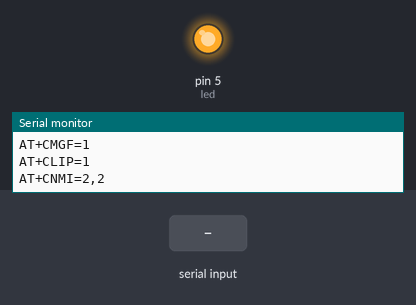
A program run on a simulated Arduino Uno, built with avr-gcc and run on an emulated ATmega328P. Parts: output pins drawn as LEDs (lit = HIGH), the last lines printed to the serial monitor. The inputs (shaded band) are chosen by the test bench.

Above: at 16.3 s.
16.4 s: "OFF" received over Serial
At 18.5 s:
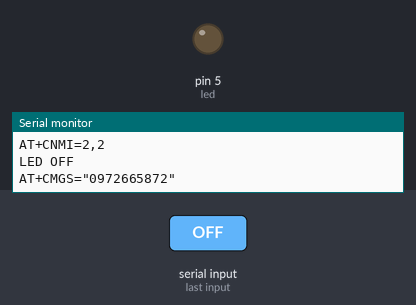
Timing chart, 0 to 20.0 s (numbered marks = the images above; inputs shaded):
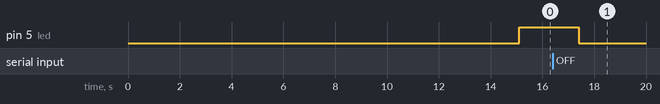

The program:

main.cpp
```cpp
#include "Arduino.h"
#include "String.h"
int led = 5;
String message;
void Gsm_Init();
void Gsm_MakeSMS(String phone,String content); // Calling message function
void serialEvent_GSM();
void setup()
{
    Serial.begin(9600);
    delay(100);
    GSM_Init();
    pinMode(led,OUTPUT);
    digitalWrite(led,HIGH);
}
void loop()
{
    if(Serial.available()>0){ // Reading and naviagte data whenever module sim receives a message
        serialEvent_GSM();
    }
}
void serialEvent_GSM(){
    if (Serial.available()>0){
        message = Serial.readString();
    }
    if(message.indexOf("ON") > -1){
        Serial.println("LED ON");
        digitalWrite(led,HIGH);
        delay(1000);
        GSM_MakeSMS("0972665872", "DEN DA DUOC BAT");
    }
    else if(message.indexOf("OFF") > -1){
        Serial.println("LED OFF");
        digitalWrite(led,LOW);
        delay(1000);
        GSM_MakeSMS("0972665872", "DEN DA DUOC TAT");
    }
    else if(message.indexOf("KIEMTRA") > -1){
        if(digitalRead(led)) GSM_MakeSMS("0972665872", "den dang bat"); //Light is current ON
        else                 GSM_MakeSMS("0972665872", "den dang tat"); //Light is current OF
    }
 }
void GSM_MakeSMS(String phone, String content){
    Serial.println("AT+CMGS=\"" + phone + "\""); // sends message
    delay(5000); // wait for character '>' respond
    Serial.print(content); // sends content
    Serial.print((char)26); // press Ctrl+Z or 26 to end typing message and send it
    delay(5000); // delay for 5s
}
void GSM_Init(){
    Serial.println("ATE0"); // turn of response mode
    delay(3000);
    Serial.println("AT+IPR=9600"); // set speed of data transfer 9600 bps
    delay(3000);
    Serial.println("AT+CMGF=1"); // Chose TEXT Mode
    delay(3000);
    Serial.println("AT+CLIP=1"); // Presents incoming caller information
    delay(3000);
    Serial.println("AT+CNMI=2,2"); // directly presents message's contents
    delay(3000);
}
```

Measured:
- after the input at 16.4 s, pin 5 (led): HIGH → LOW after 1.0 s
